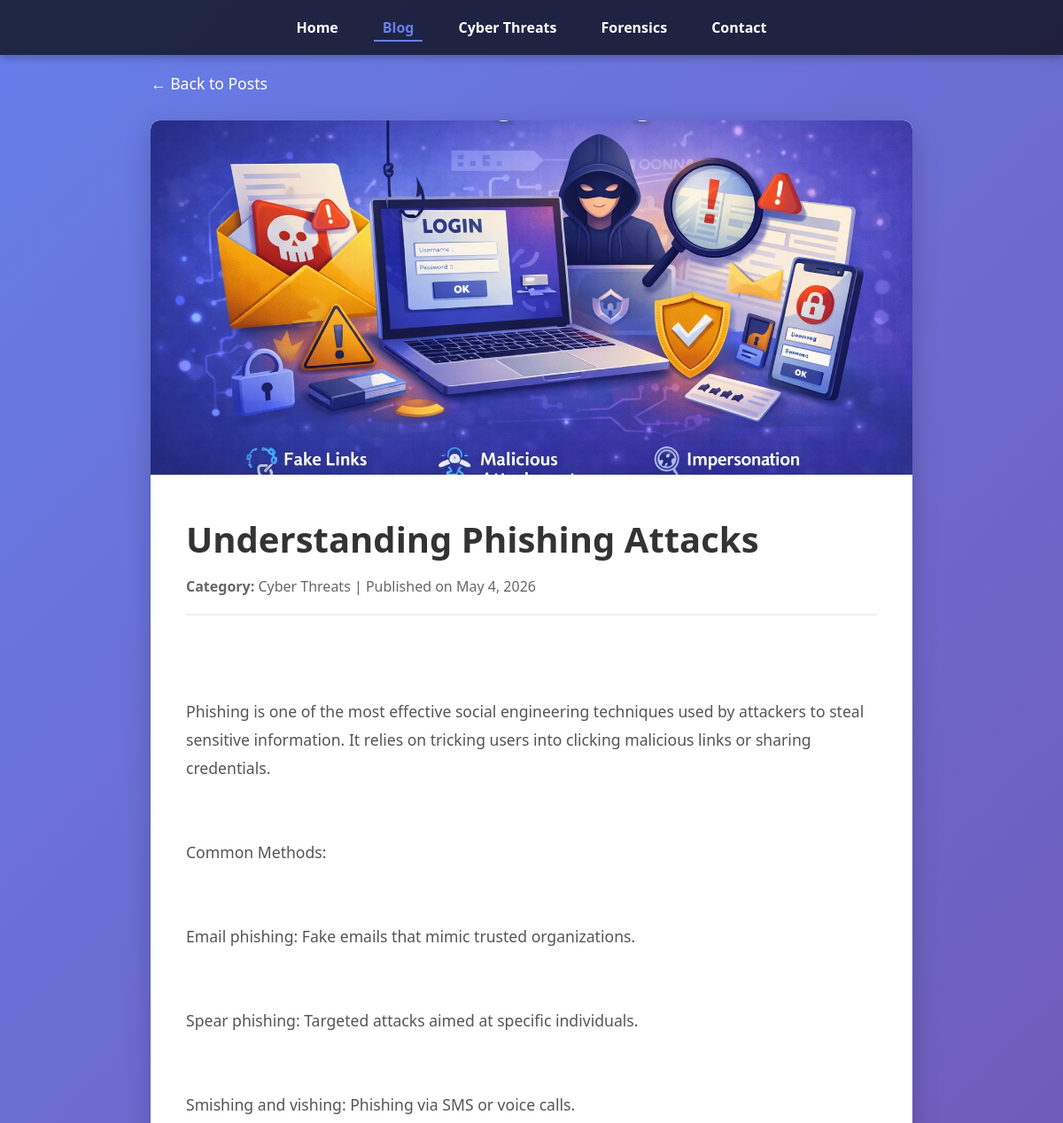
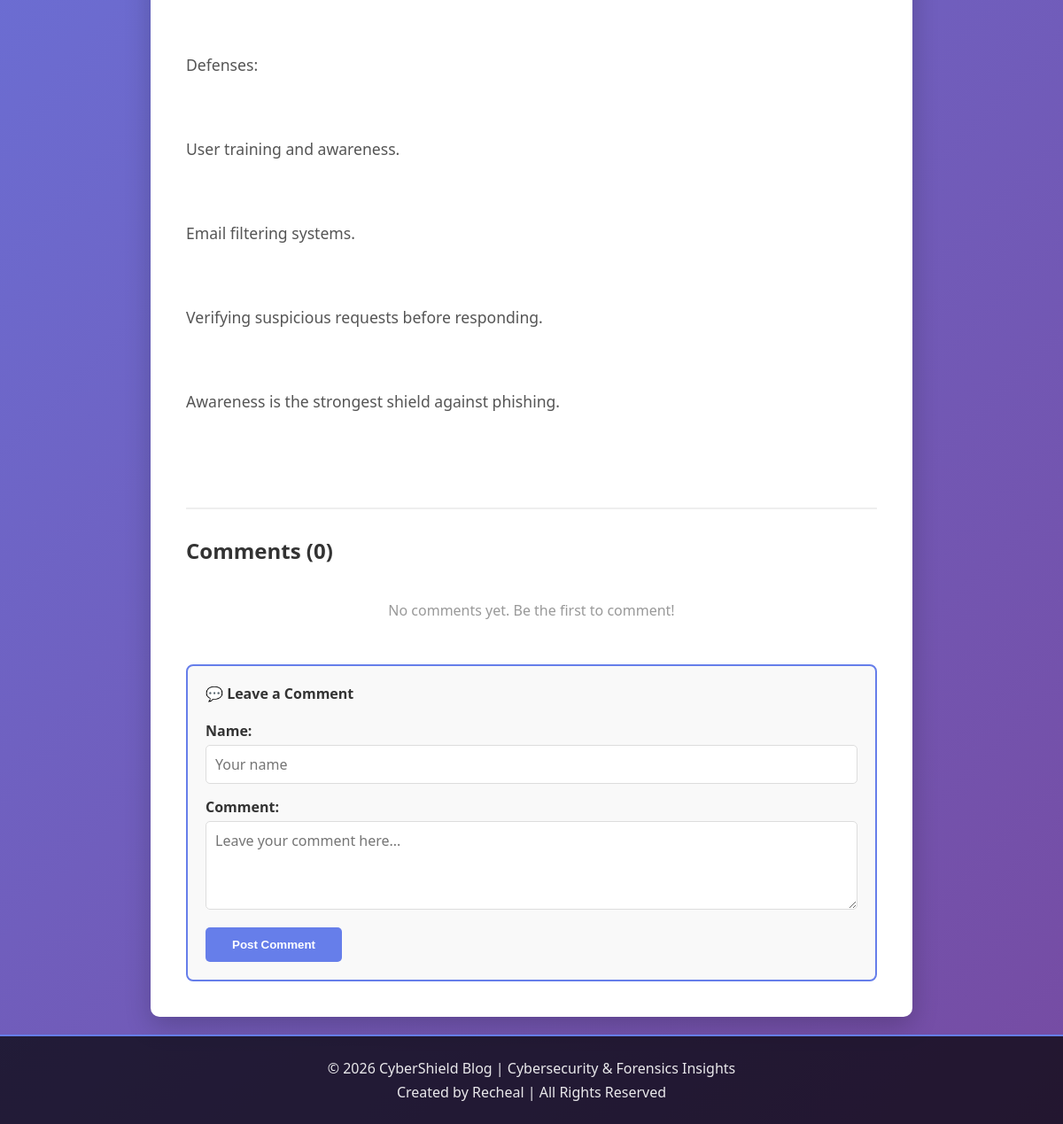
/post/5/, run on the app's committed database (2 pictures, top to bottom).
### blog/models.py (models this page shows, shortened)
class Post(models.Model):
    title = models.CharField(max_length=200)
    body = models.TextField()
    category = models.CharField(max_length=100)
    image = models.ImageField(upload_to='blog_images/', blank=True, null=True)  # ✅ added
    created_at = models.DateTimeField(auto_now_add=True)

### blog/views.py (the view, shortened to what this page needs)
# urls.py: path('post/<int:pk>/', views.post_detail, name='post_detail'),
def post_detail(request, pk):
    post = get_object_or_404(Post, pk=pk)
    comments = post.comments.all().order_by('-pub_date')
    return render(request, 'blog/post_detail.html', {'post': post, 'comments': comments})

### blog/templates/blog/post_detail.html (shortened to what this page needs)
<!DOCTYPE html>
<html>
<head>
</head>
<body>
    <div class="wrapper">
        <nav>
            <a href="/">Home</a>
            <a href="/blog/" class="active">Blog</a>
            <a href="/threats/">Cyber Threats</a>
            <a href="/forensics/">Forensics</a>
            <a href="/contact/">Contact</a>
        </nav>
        <div class="container">
            <a href="{% url 'post_list' %}" class="back-link">← Back to Posts</a>
            <article class="post-detail">
                {% if post.image %}
                    <img src="{{ post.image.url }}" alt="{{ post.title }}" class="post-image">
                {% else %}
                    <div class="post-image" style="background: linear-gradient(135deg, #667eea 0%, #764ba2 100%); display: flex; align-items: center; justify-content: center;">
                        <span style="color: white; font-size: 4em;">🔐</span>
                    </div>
                {% endif %}
                <div class="post-content">
                    <h1 class="post-title">{{ post.title }}</h1>
                    <div class="post-meta">
                        <strong>Category:</strong> {{ post.category }} |
                        Published on {{ post.created_at|date:"F j, Y" }}
                    </div>
                    <div class="post-body">
                        {{ post.body|linebreaks }}
                    </div>
                    <div class="comments-section">
                        <h3>Comments ({{ comments.count }})</h3>
                        {% if comments %}
                            {% for comment in comments %}
                            <div class="comment">
                                <div class="comment-author">{{ comment.author }}</div>
                                <div class="comment-date">{{ comment.pub_date|date:"F j, Y \a\t H:i" }}</div>
                                <div class="comment-content">{{ comment.content }}</div>
                            </div>
                            {% endfor %}
                        {% else %}
                        <div class="no-comments">
                            <p>No comments yet. Be the first to comment!</p>
                        </div>
                        {% endif %}
                        <div class="comment-form">
                            <h4>💬 Leave a Comment</h4>
                            <form method="post" action="">
                                <div class="form-group">
                                    <label for="author">Name:</label>
                                    <input type="text" id="author" name="author" placeholder="Your name" required>
                                </div>
                                <div class="form-group">
                                    <label for="content">Comment:</label>
                                    <textarea id="content" name="content" placeholder="Leave your comment here..." required></textarea>
                                </div>
                                <button type="submit" class="comment-submit">Post Comment</button>
                            </form>
                        </div>
                    </div>
                </div>
            </article>
        </div>
        <footer>
            <p>© 2026 CyberShield Blog | Cybersecurity & Forensics Insights</p>
            <p>Created by Recheal | All Rights Reserved</p>
        </footer>
    </div>
</body>
</html>

### blog/templates/blog/post_detail.html (style rules this page uses)
* { margin: 0; padding: 0; box-sizing: border-box; }
body { font-family: 'Segoe UI', Tahoma, Geneva, Verdana, sans-serif; background: linear-gradient(135deg, #667eea 0%, #764ba2 100%); min-height: 100vh; display: flex; flex-direction: column; }
.wrapper { flex: 1; display: flex; flex-direction: column; }
nav { background: rgba(0, 0, 0, 0.7); padding: 15px 20px; display: flex; justify-content: center; gap: 30px; flex-wrap: wrap; box-shadow: 0 2px 10px rgba(0, 0, 0, 0.3); }
nav a { color: white; text-decoration: none; font-weight: 600; font-size: 1em; transition: color 0.3s; padding: 5px 10px; }
nav a.active { color: #667eea; border-bottom: 2px solid #667eea; padding-bottom: 3px; }
.container { max-width: 900px; margin: 0 auto; padding: 20px; flex: 1; }
.back-link { display: inline-block; color: white; text-decoration: none; margin-bottom: 30px; font-size: 1.1em; transition: opacity 0.3s; }
.post-detail { background: white; border-radius: 10px; overflow: hidden; box-shadow: 0 10px 30px rgba(0, 0, 0, 0.2); }
.post-image { width: 100%; height: 400px; object-fit: cover; background: #f0f0f0; }
.post-content { padding: 40px; }
.post-title { font-size: 2.5em; color: #333; margin-bottom: 15px; }
.post-meta { font-size: 1em; color: #666; margin-bottom: 30px; border-bottom: 2px solid #eee; padding-bottom: 20px; }
.post-body { font-size: 1.1em; line-height: 1.8; color: #555; margin-bottom: 40px; white-space: pre-wrap; word-wrap: break-word; }
.comments-section { border-top: 2px solid #eee; padding-top: 30px; }
.comments-section h3 { font-size: 1.5em; margin-bottom: 20px; color: #333; }
.no-comments { text-align: center; color: #999; padding: 20px; }
.comment-form { background: #f9f9f9; padding: 20px; margin-top: 30px; border-radius: 8px; border: 2px solid #667eea; }
.comment-form h4 { color: #333; margin-top: 0; margin-bottom: 20px; }
.form-group { margin-bottom: 15px; }
.form-group label { display: block; color: #333; font-weight: 600; margin-bottom: 5px; }
.form-group input, .form-group textarea { width: 100%; padding: 10px; border: 1px solid #ddd; border-radius: 5px; font-family: inherit; font-size: 1em; }
.form-group textarea { resize: vertical; min-height: 100px; }
.comment-submit { background: #667eea; color: white; border: none; padding: 12px 30px; border-radius: 5px; cursor: pointer; font-weight: 600; transition: background 0.3s; }
footer { background: rgba(0, 0, 0, 0.7); color: white; text-align: center; padding: 20px; margin-top: auto; border-top: 2px solid #667eea; }
footer p { margin: 5px 0; opacity: 0.9; }

### data on the page
Post: image (picture), title "Understanding Phishing Attacks", category "Cyber Threats", created_at "May 4, 2026", body "Phishing is one of the most effective social engineering techniques used by attackers to steal sensitive information. It relies on tricking users into clicking malicious links or sharing credentials. Common Methods: Email phishing: Fake emails that mimic trusted organizations. Spear phishing: Targeted attacks aimed at specific individuals. Smishing and vishing: Phishing via SMS or voice calls. Defenses: User training and awareness. Email filtering systems. Verifying suspicious requests before responding. Awareness is the strongest shield against phishing."

### other printed values
{{ comments.count }} "0"
